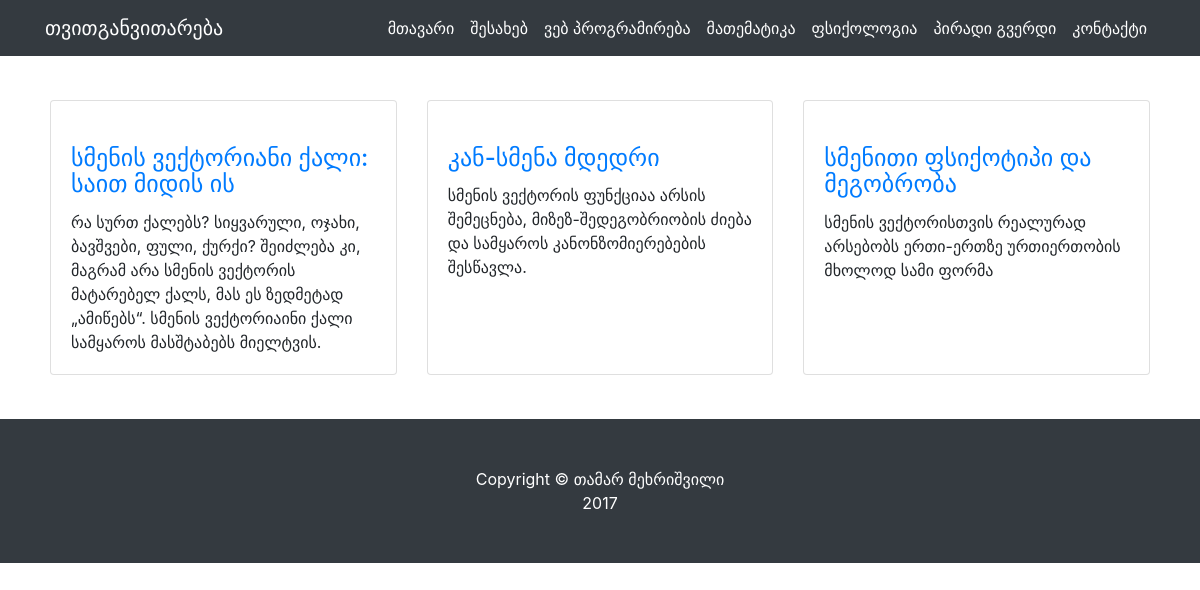
The page /mysite/program.php on the database its author committed.
### tables this page shows
CREATE TABLE `mysitemenu` (
  `id` int(10) DEFAULT NULL,
  `title` varchar(20) DEFAULT NULL,
  `category-id` int(10) NOT NULL,
  `link` varchar(255) DEFAULT NULL
);

CREATE TABLE `articles` (
  `id` int(10) NOT NULL,
  `title` varchar(255) DEFAULT NULL,
  `description` varchar(255) DEFAULT NULL,
  `text` text,
  `img` varchar(255) DEFAULT NULL,
  `date` date DEFAULT NULL,
  `category_id` int(11) DEFAULT NULL,
  `author_id` int(11) DEFAULT NULL
);

### mysite/data.php (called while the page is built, shortened)
<?php
$servername = "localhost";
$username = "root";
$password = "";
$location = "mysite";
$conn = mysqli_connect($servername, $username, $password, $location);
mysqli_set_charset($conn, "utf8");
function data(){
  global $conn;
  $query = "SELECT * FROM `mysitemenu`";
  $data = mysqli_query($conn, $query);
  while ($rows = mysqli_fetch_assoc($data)) {
    $arr[]= $rows;
  }
  return $arr;
}
function data2(){
  global $conn;
  $query = "SELECT * FROM `articles`";
  $data = mysqli_query($conn, $query);
  while ($rows = mysqli_fetch_assoc($data)) {
    $arr[]= $rows;
  }
  return $arr;
}
function data3(){
  global $conn;
  $query = "SELECT * FROM `users`";
  $data = mysqli_query($conn, $query);
  while ($rows = mysqli_fetch_assoc($data)) {
    $arr[]= $rows;
  }
  return $arr;
}
?>

### mysite/program.php (the view, shortened to what this page needs)
<?php
include "data.php";
$arr = data();
$arr2 = data2();
$arr3 = data3();
?>
<!DOCTYPE html>
<html lang="en">
  <head>
    <link href="vendor/bootstrap/css/bootstrap.min.css" rel="stylesheet">
    <link href="css/business-frontpage.css" rel="stylesheet">
  </head>
  <body>
    <nav class="navbar navbar-expand-lg navbar-dark bg-dark fixed-top">
      <div class="container">
        <a class="navbar-brand" href="index.php">თვითგანვითარება</a>
        <div class="collapse navbar-collapse" id="navbarResponsive">
          <ul class="navbar-nav ml-auto">
            <?php foreach($arr as $value): ?>
              <li class="nav-item active">
                <a class="nav-link" href="<?=$value["link"];?>"><?=$value["title"];?>
                </a>
              </li>
            <?php endforeach ?>
          </ul>
        </div>
      </div>
    </nav>
    <div class="row" style="padding: 20px 50px;">
      <?php foreach($arr2 as $key => $value): ?>
        <div class="col-sm-4 my-4" style="display: inline-block;">
          <div class="card">
            <a href="#">
            <div class="card-body">
              <h4 class="card-title"><?=$value["title"]?></h4>
            </a>
              <p class="card-text"><?=$value["description"]?></p>
            </div>
          </div>
        </div>
        <?php endforeach?>
    <footer class="py-5 bg-dark">
      <div class="container">
        <p class="m-0 text-center text-white">Copyright &copy; თამარ მეხრიშვილი
        <br><central>2017</central></p>
      </div>
    </footer>
  </body>
</html>

### mysite/css/business-frontpage.css (style rules this page uses)
body { padding-top: 54px; }
@media (min-width: 992px) { body { padding-top: 56px; } }
.card { height: 100%; }

### rows shown on the page
mysitemenu: title "მთავარი"
mysitemenu: title "შესახებ"
mysitemenu: title "ვებ პროგრამირება"
mysitemenu: title "მათემატიკა"
mysitemenu: title "ფსიქოლოგია"
mysitemenu: title "პირადი გვერდი"
mysitemenu: title "კონტაქტი"
articles: title "სმენის ვექტორიანი ქალი: საით მიდის ის", description "რა სურთ ქალებს? სიყვარული, ოჯახი, ბავშვები, ფული, ქურქი? შეიძლება კი, მაგრამ არა სმენის ვექტორის მატარებელ ქალს, მას ეს ზედმეტად „ამიწებს“. სმენის ვექტორიაინი ქალი სამყაროს მასშტაბებს მიელტვის."
articles: title "კან-სმენა მდედრი", description "სმენის ვექტორის ფუნქციაა არსის შემეცნება, მიზეზ-შედეგობრიობის ძიება და სამყაროს კანონზომიერებების შესწავლა."
articles: title "სმენითი ფსიქოტიპი და მეგობრობა", description "სმენის ვექტორისთვის რეალურად არსებობს ერთი-ერთზე ურთიერთობის მხოლოდ სამი ფორმა"
